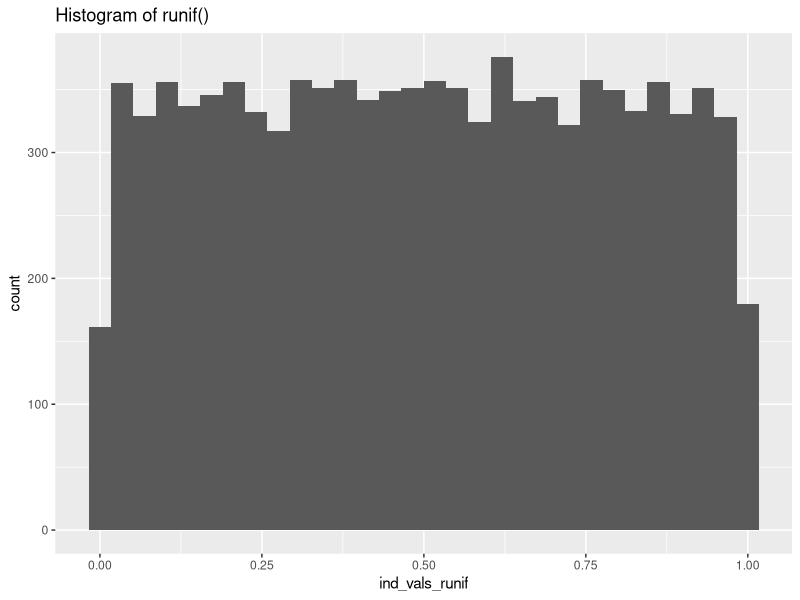
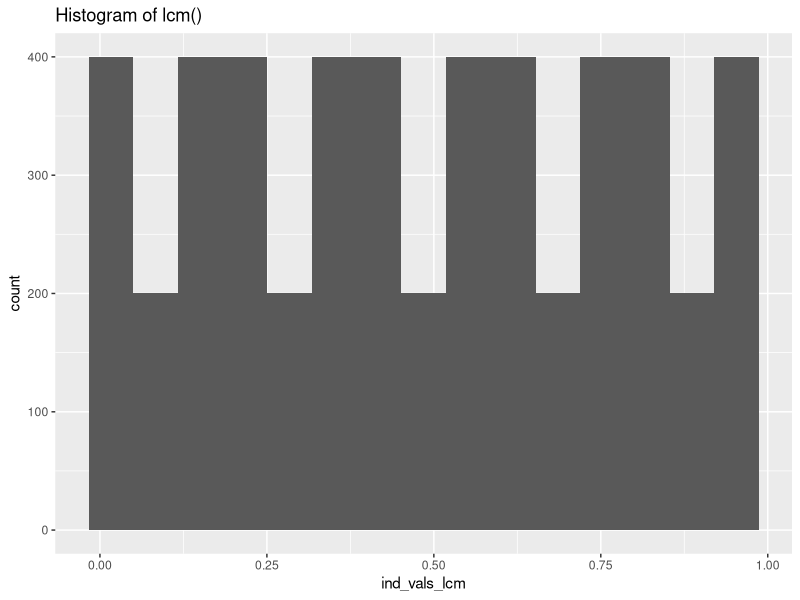
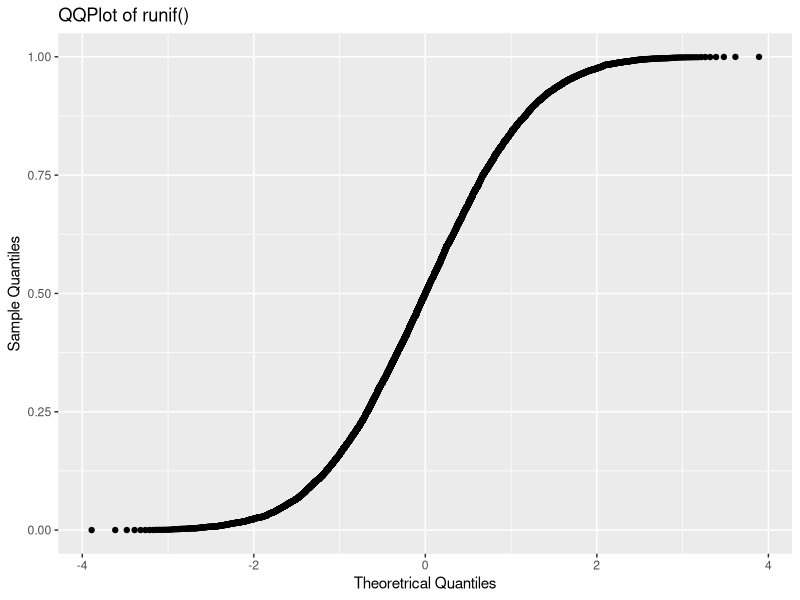
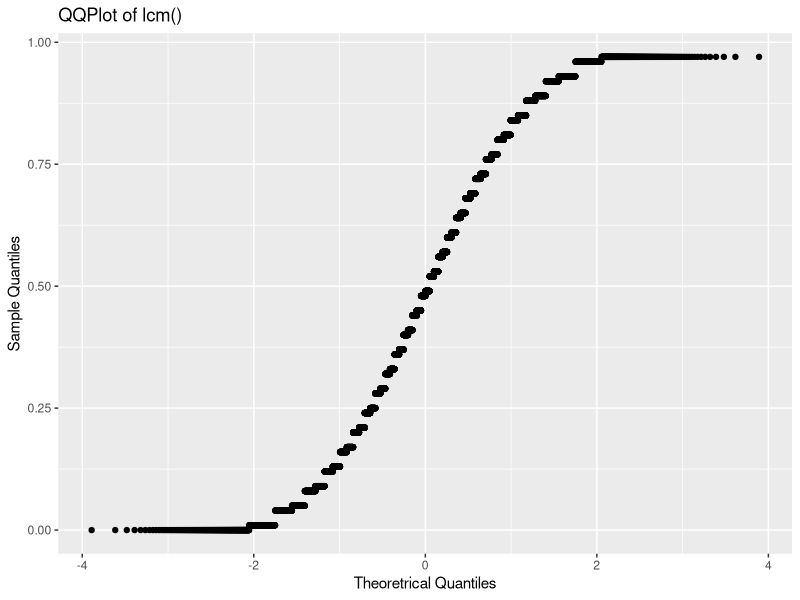
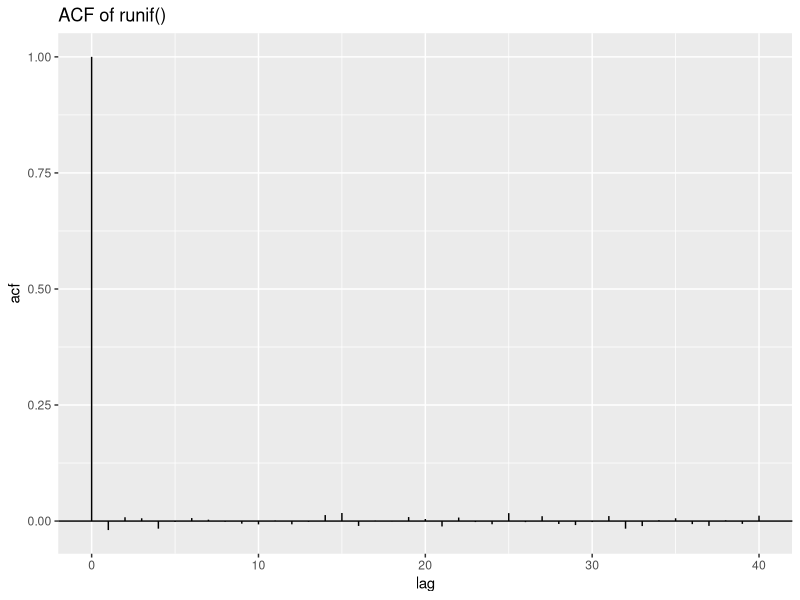
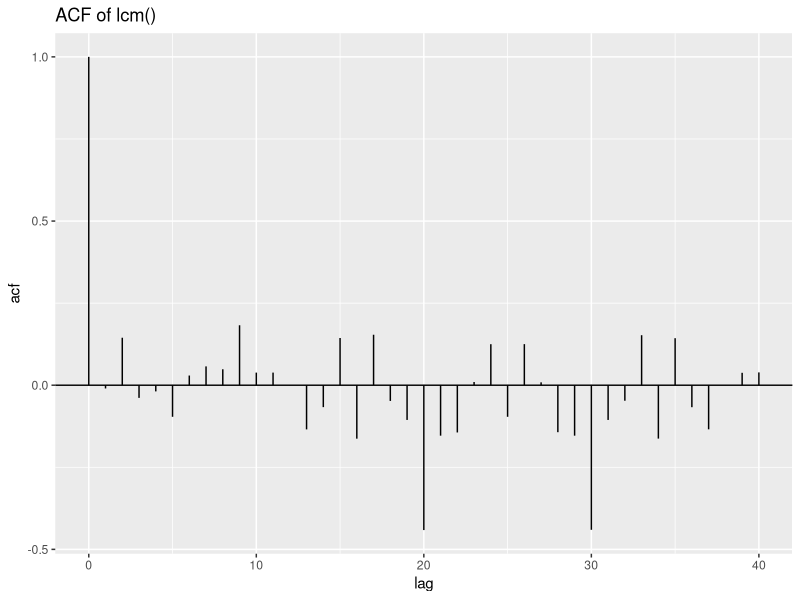
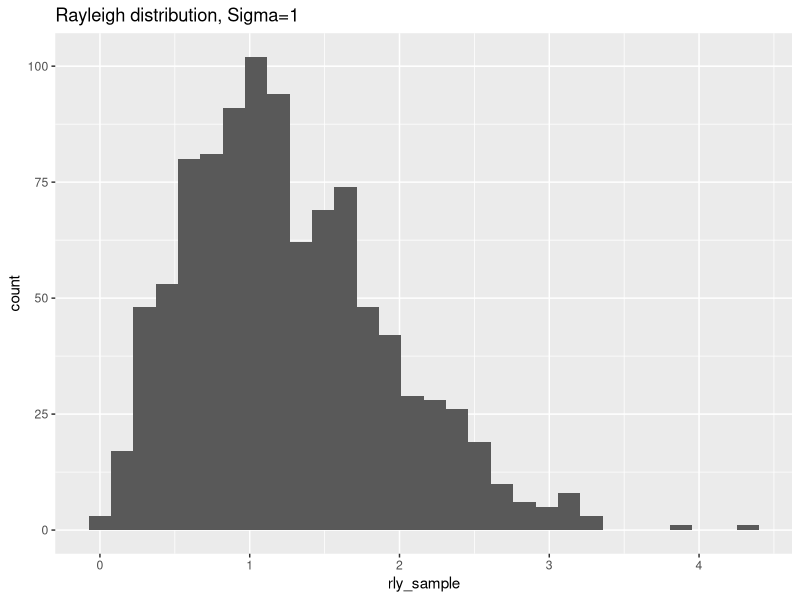
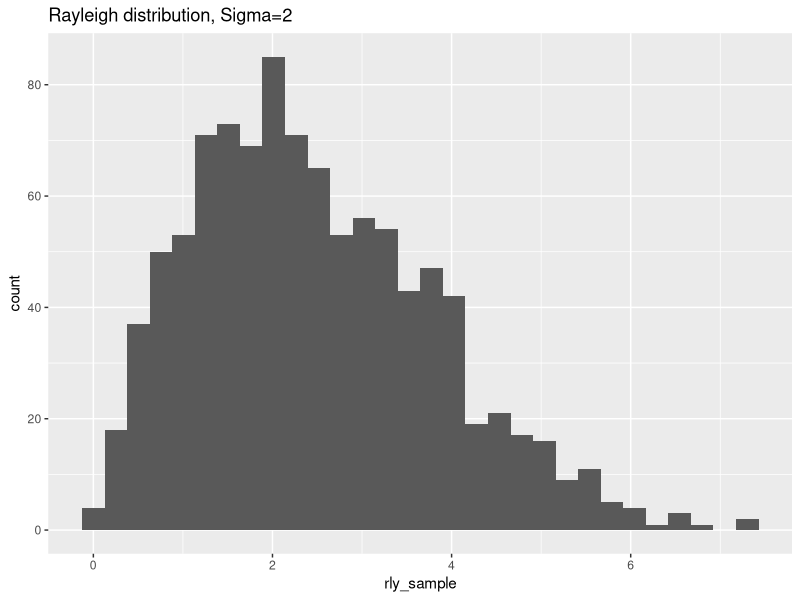

Reproduce these figures in R, in order.
## ---- chunk 1

generate_discrete = function(n){
# param n: maximum value discrete value can take
# output: returns the randomly generated integer
  U = runif(1,0,1)
  X = floor(n*U)+1
  return(X)
}

generate_discrete(60)

## ---- chunk 2
ind_vals_runif = runif(10000,0,1)
head(ind_vals_runif)
## ---- chunk 3
lcm = function(n=1,a=11, c=37, m=100, seed=85){
# param n: number of random numbers to generate
# param a: multiplier used to generate sequence
# param c: shift used to generate sequence
# param m: modulus used to generate sequence
# param seed: seed value used on which the rest of the sequence generated will depend
# output: n number of psuedo-random numbers
  x = rep(0,n)
  x[1] = seed
  if(n>1){
    for(i in 1:(n-1)){
     x[i+1]  = (a*x[i]+c)%%m
    }
  }
  U = x/m
  return(U)
}

ind_vals_lcm = lcm(n=10000)
head(ind_vals_lcm)
## ---- chunk 4
library(ggplot2)

ggplot()+geom_histogram(aes(ind_vals_runif))+ggtitle('Histogram of runif()')

ggplot()+geom_histogram(aes(ind_vals_lcm))+ggtitle('Histogram of lcm()')
## ---- chunk 5
qplot(sample=ind_vals_runif)+ggtitle('QQPlot of runif()')+xlab('Theoretrical Quantiles')+ylab('Sample Quantiles')

qplot(sample=ind_vals_lcm)+ggtitle('QQPlot of lcm()')+xlab('Theoretrical Quantiles')+ylab('Sample Quantiles')
## ---- chunk 6
library(tseries)

bacf = acf(ts(ind_vals_runif), plot = FALSE)
bacfdf = with(bacf, data.frame(lag, acf))

q_1 = ggplot(data = bacfdf, mapping = aes(x = lag, y = acf)) +
       geom_hline(aes(yintercept = 0)) +
       geom_segment(mapping = aes(xend = lag, yend = 0)) +
       ggtitle('ACF of runif()')
q_1

bacf = acf(ts(ind_vals_lcm), plot = FALSE)
bacfdf = with(bacf, data.frame(lag, acf))

q_2 = ggplot(data = bacfdf, mapping = aes(x = lag, y = acf)) +
       geom_hline(aes(yintercept = 0)) +
       geom_segment(mapping = aes(xend = lag, yend = 0)) + 
       ggtitle('ACF of lcm()')
q_2
## ---- chunk 7
set.seed(1)
runif(5)

set.seed(1)
runif(5)
## ---- chunk 8
library(knitr)

rrly = function (n, sigma) {
        u = runif(n)
        z = sqrt(-2*sigma^2*log(1-u))
        return(z)
}

sigmas = c(1,2,5,10,20)
rly_list = list()
rly_plot_list = list()

for(i in 1:(length(sigmas))){
  rly_sample = rrly(1000,sigma = sigmas[i])
  print(ggplot()+geom_histogram(aes(rly_sample)) + ggtitle(paste0('Rayleigh distribution, ','Sigma=',sigmas[i])))
}

